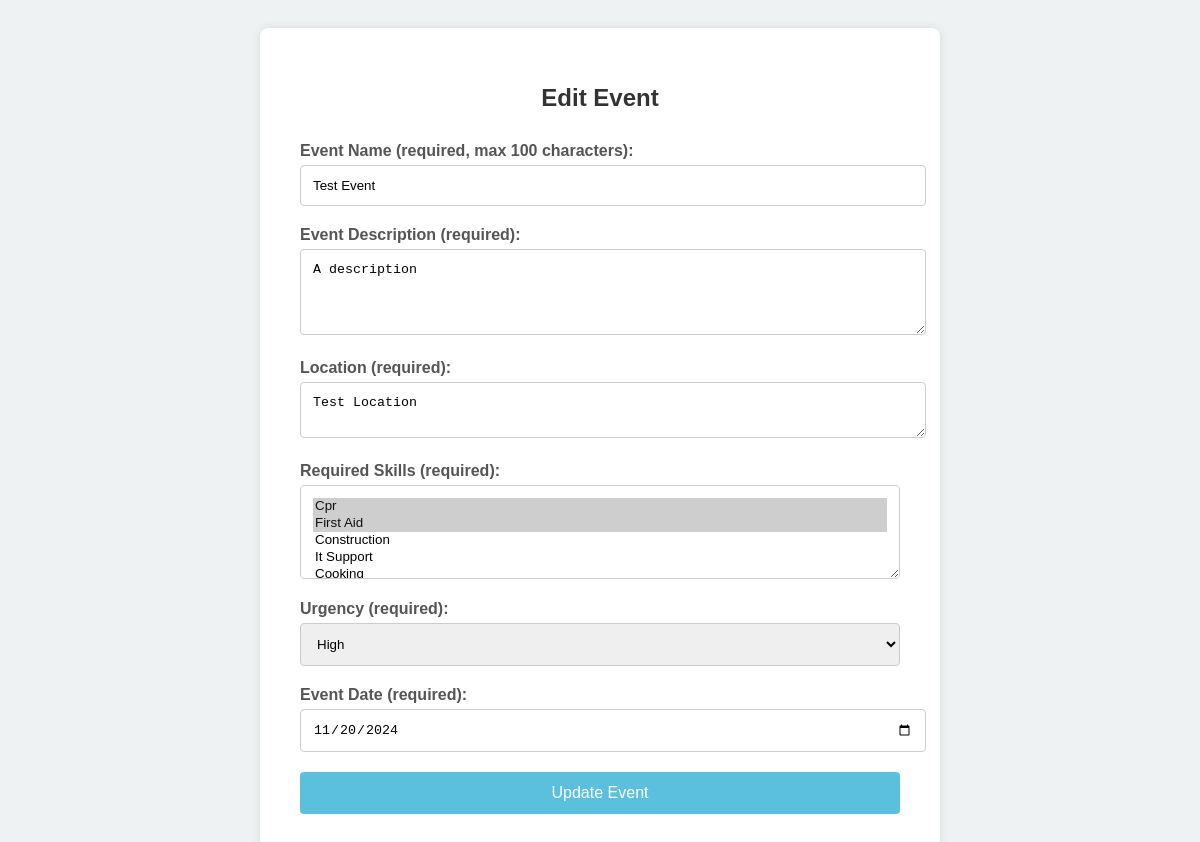
/edit_event/1 (signed in), run on the app's committed database.
### tables this page shows
CREATE TABLE Events (
    id INTEGER PRIMARY KEY AUTOINCREMENT,
    event_name TEXT NOT NULL,
    event_description TEXT NOT NULL,
    location TEXT NOT NULL,
    required_skills TEXT NOT NULL,
    urgency TEXT NOT NULL,
    event_date DATE NOT NULL,
    created_by INTEGER NOT NULL,
    FOREIGN KEY(created_by) REFERENCES Users(id)
);

### server.py (the view)
@app.route('/edit_event/<int:event_id>', methods=['GET', 'POST'])
def edit_event(event_id):
    if 'user_id' not in session or session.get('role') != 'admin':
        return redirect(url_for('splash_screen'))
    event_query = "SELECT * FROM Events WHERE id = :event_id"
    event_df = pd.read_sql(event_query, engine, params={'event_id': event_id})
    if event_df.empty:
        return "Event not found."
    event = event_df.iloc[0]
    if request.method == 'POST':
        event_name = request.form['event_name']
        event_description = request.form['event_description']
        location = request.form['location']
        required_skills_list = request.form.getlist('required_skills[]')
        required_skills = ','.join(required_skills_list)
        urgency = request.form['urgency']
        event_date_str = request.form['event_date']
        event_date = datetime.strptime(event_date_str, '%Y-%m-%d').date()
        update_query = text("""
            UPDATE Events
            SET event_name = :event_name,
                event_description = :event_description,
                location = :location,
                required_skills = :required_skills,
                urgency = :urgency,
                event_date = :event_date
            WHERE id = :event_id
        """)
        params = {
            'event_name': event_name,
            'event_description': event_description,
            'location': location,
            'required_skills': required_skills,
            'urgency': urgency,
            'event_date': event_date,
            'event_id': event_id
        }
        try:
            with engine.begin() as conn:
                conn.execute(update_query, params)  # This will now work
        except Exception as e:
            print(e)
            return "Error: Failed to update event."
        return redirect(url_for('manage_events'))
    else:
        event_dict = event.to_dict()
        return render_template('edit_event.html', event=event_dict)

### templates/edit_event.html (shortened to what this page needs)
<!DOCTYPE html>
<html lang="en">
<head>
</head>
<body>
    <div class="event-form-container">
        <h1>Edit Event</h1>
        <form action="{{ url_for('edit_event', event_id=event.id) }}" method="post">
            <label for="event_name">Event Name (required, max 100 characters):</label>
            <input type="text" id="event_name" name="event_name" maxlength="100" value="{{ event.event_name }}" required>
            <label for="event_description">Event Description (required):</label>
            <textarea id="event_description" name="event_description" rows="4" required>{{ event.event_description }}</textarea>
            <label for="location">Location (required):</label>
            <textarea id="location" name="location" rows="2" required>{{ event.location }}</textarea>
            <label for="required_skills">Required Skills (required):</label>
            <select id="required_skills" name="required_skills[]" multiple required>
                {% set selected_skills = event.required_skills.split(',') %}
                {% for skill in ['cpr', 'first_aid', 'construction', 'it_support', 'cooking', 'childcare'] %}
                <option value="{{ skill }}" {% if skill in selected_skills %}selected{% endif %}>{{ skill.replace('_', ' ').title() }}</option>
                {% endfor %}
            </select>
            <label for="urgency">Urgency (required):</label>
            <select id="urgency" name="urgency" required>
                {% for level in ['low', 'moderate', 'high', 'critical'] %}
                <option value="{{ level }}" {% if event.urgency.lower() == level %}selected{% endif %}>{{ level.title() }}</option>
                {% endfor %}
            </select>
            <label for="event_date">Event Date (required):</label>
            <input type="date" id="event_date" name="event_date" value="{{ event.event_date }}" required>
            <input type="submit" value="Update Event">
        </form>
    </div>
</body>
</html>

### templates/edit_event.html (style rules this page uses)
body { font-family: Arial, sans-serif; background-color: #eef2f3; display: flex; justify-content: center; align-items: center; min-height: 100vh; padding: 20px; }
.event-form-container { background-color: #fff; padding: 40px; border-radius: 8px; width: 100%; max-width: 600px; box-shadow: 0 0 10px rgba(0, 0, 0, 0.1); }
.event-form-container h1 { margin-bottom: 30px; font-size: 24px; color: #333; text-align: center; }
.event-form-container label { display: block; font-weight: bold; margin-bottom: 5px; color: #555; }
.event-form-container input[type="text"], .event-form-container textarea, .event-form-container select, .event-form-container input[type="date"] { width: 100%; padding: 12px; margin-bottom: 20px; border: 1px solid #ccc; border-radius: 4px; resize: vertical; }
.event-form-container select[multiple] { height: auto; }
.event-form-container input[type="submit"] { width: 100%; padding: 12px; background-color: #5bc0de; border: none; border-radius: 4px; color: #fff; font-size: 16px; cursor: pointer; }

### data on the page
Events: event_name "Test Event", event_description "A description", location "Test Location", urgency "High", event_date "11/20/2024"

### other printed values
form field value "Cpr ☑ / First Aid ☑ / Construction / It Support"
